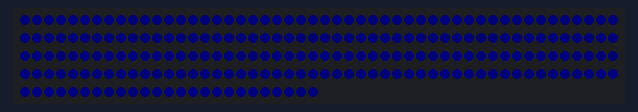
Simulated run of this sketch. Board: Arduino Uno, built with avr-gcc and run on an emulated ATmega328P. On the bench: 225 RGB LEDs in strip order, left to right, continuing on the next row. Dim RGB values are drawn brighter than linear; random numbers use the default seed unless the sketch sets one.

Above: at 0.19 s.
At 5.05 s:
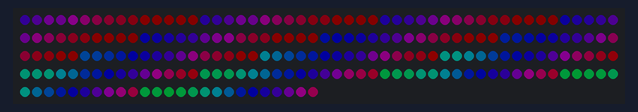
At 10.0 s:
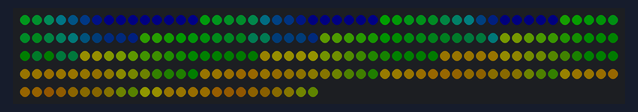
At 19.96 s:
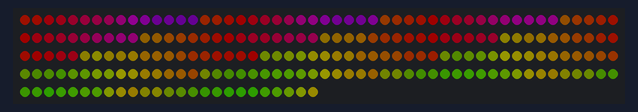
At 29.61 s:
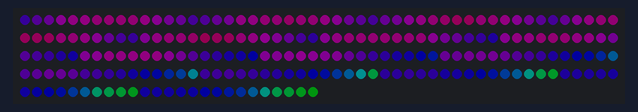
At 39.67 s:
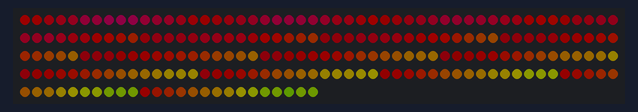

The sketch:

matrix.ino
```cpp
#include <FastLED.h>
#include "settings.h"
#include "serial.h"
#include "standby.h"

CRGB leds[LED_COUNT];

void setup()
{
    Serial.begin(BAUD_RATE);

    FastLED.addLeds<NEOPIXEL, DATA_PIN>(leds, LED_COUNT);

    FastLED.setBrightness(BRIGHTNESS);

    FastLED.show();

    setupStandby();
}

void loop()
{
    serialLoop();

    if (!clientConnected)
        standbyLoop();
}
```

serial.cpp
```cpp
#include <Arduino.h>
#include <FastLED.h>
#include "settings.h"
#include "serial.h"

bool clientConnected = false;

void serialLoop()
{
    if (!Serial)
    {
        clientConnected = false;
        return;
    }

    byte command;

    if (!waitForHeader(command))
        return;

    clientConnected = true;

    switch (command)
    {
        // standby mode
        case STANDBY_HEADER:
        {
            byte value = Serial.read();

            FastLED.setBrightness(value);

            clientConnected = false;
        }
        break;
        // clear leds of color
        case CLEAR_HEADER:
        {
            FastLED.clear();
        }
        break;
        // read a frame of data
        case FRAME_HEADER:
        {
            FastLED.clear();

            Serial.readBytes((byte *) leds, LED_COUNT * 3);
        }
        break;
        // set master brightness
        case BRIGHTNESS_HEADER:
        {
            byte value = Serial.read();

            FastLED.setBrightness(value);
        }
        break;
    }

    FastLED.show();

    clearBuffer();
}

bool waitForHeader(byte &command)
{
    if (Serial.available() < 1)
        return false;

    byte b = Serial.read();

    if (b != packetHeader[0])
        return false;

    byte bytes[5] = { b };

    Serial.readBytes(bytes + 1, 4);

    command = bytes[4];

    return bytesMatch(bytes, packetHeader);
}

bool bytesMatch(byte *bytes, const byte *expected)
{
    for (byte i = 0; i < sizeof(expected); i++)
    {
        if (bytes[i] != expected[i])
            return false;
    }

    return true;
}

void clearBuffer()
{
    while (Serial.available() > 0)
    {
        Serial.read();
    }
}
```

serial.h
```cpp
const byte packetHeader[4] = { 0xDE, 0xAD, 0xBE, 0xEF };

void serialLoop();
bool waitForHeader(byte &);
bool bytesMatch(byte *, const byte *);
void clearBuffer();
```

standby.cpp
```cpp
#include <FastLED.h>
#include "settings.h"
#include "standby.h"

// fillNoise and rainbowPulse repurposed from FastLED example project

static uint16_t x;
static uint16_t y;
static uint16_t z;

uint16_t speed = 2;
uint16_t scale = 10;

byte noise[15][15];

CRGBPalette16 currentPalette( RainbowColors_p );

void setupStandby()
{
    x = random16();
    y = random16();
    z = random16();
}

void standbyLoop()
{
    fillNoise();
    rainbowPulse();
    FastLED.show();
}

void rainbowPulse()
{
    static byte offset = 128;

    for (int i = 0; i < 15; i++)
    {
        for (int j = 0; j < 15; j++)
        {
            byte index = noise[j][i] + offset;
            byte bright = noise[i][j];

            if (bright > 127)
                bright = 255;
            else
                bright = dim8_raw(bright * 2);

            leds[j * 15 + i] = ColorFromPalette(currentPalette, index, bright, LINEARBLEND);
        }
    }

    offset++;
}

void fillNoise()
{
    byte dataSmoothing = 0;

    if (speed < 50)
        dataSmoothing = 200 - (speed * 4);

    for (int i = 0; i < 15; i++)
    {
        int ioffset = scale * i;
        for (int j = 0; j < 15; j++)
        {
            int joffset = scale * j;

            byte data = inoise8(x + ioffset, y + joffset, z);

            data = qsub8(data, 16);
            data = qadd8(data, scale8(data, 39));

            if (dataSmoothing)
            {
                byte olddata = noise[i][j];
                byte newdata = scale8(olddata, dataSmoothing) + scale8(data, 256 - dataSmoothing);
                data = newdata;
            }

            noise[i][j] = data;
        }
    }

    z += speed / 2;
    x += speed / 8;
    y -= speed / 16;
}
```

standby.h
```cpp
void setupStandby();
void standbyLoop();
void rainbowPulse();
void fillNoise();
```

settings.h
```cpp
#define DATA_PIN 3
#define LED_COUNT 225
#define BAUD_RATE 1000000
#define BRIGHTNESS 32

#define STANDBY_HEADER 0xC0
#define CLEAR_HEADER 0xC1
#define FRAME_HEADER 0xC2
#define BRIGHTNESS_HEADER 0xC3

extern CRGB leds[LED_COUNT];
extern bool clientConnected;
```
